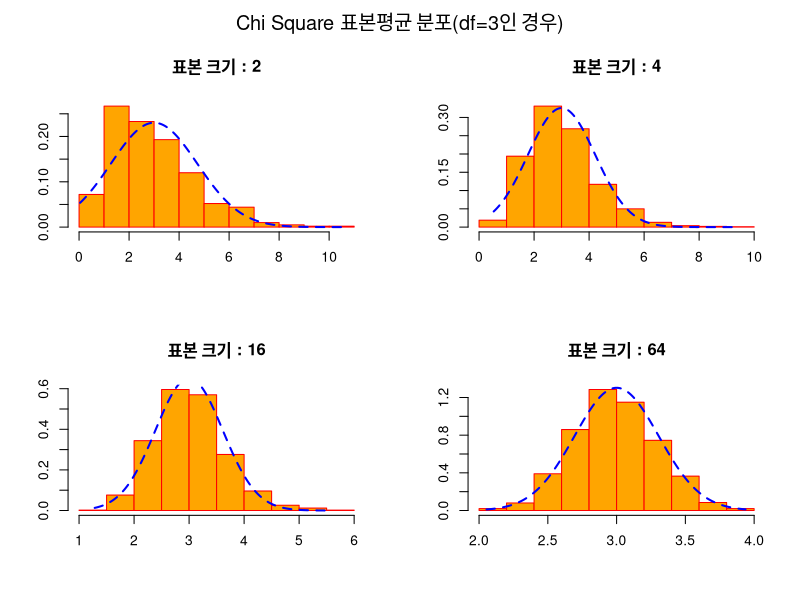
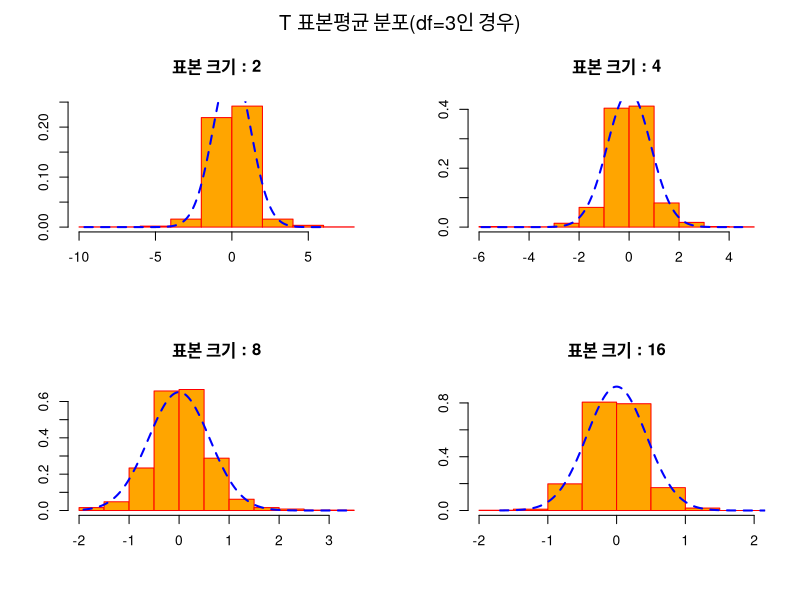
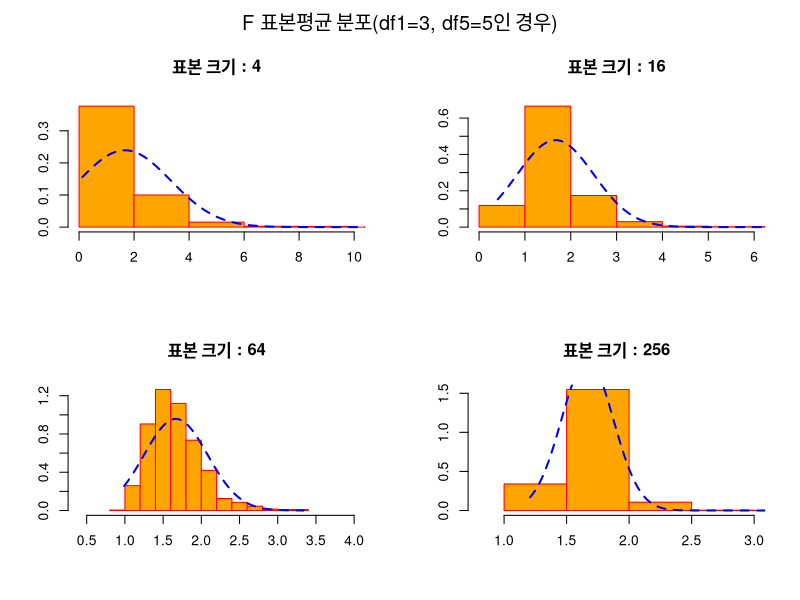
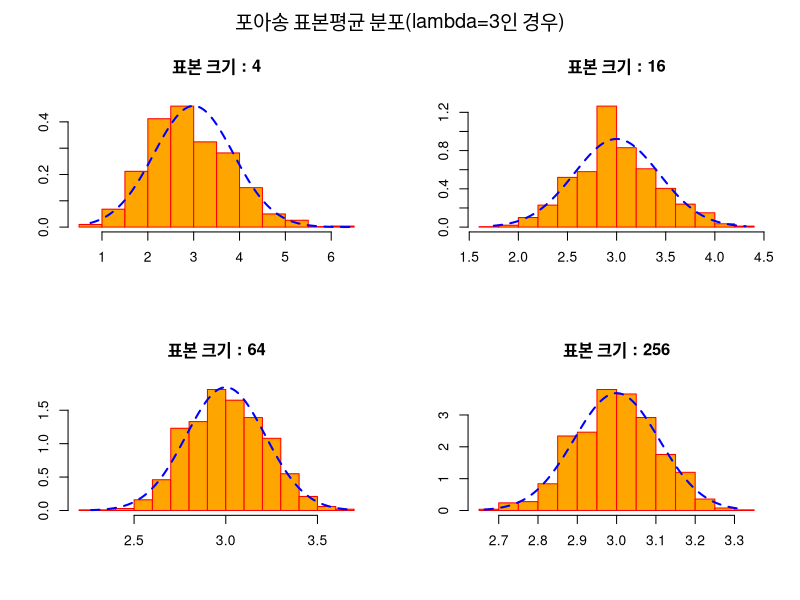

These charts were generated, in order, by the following R code:
# Chi Square 분포
n <- 1000
df <- 3
ch.2.mean <- rep(NA, n)
ch.4.mean <- rep(NA, n)
ch.16.mean <- rep(NA, n)
ch.64.mean <- rep(NA, n)

# 표본 크기별로 1000번의 표본추출로 표본평균을 구함
for(i in 1:n) {
  ch.2.mean[i] <- mean(rchisq(2, df=df))
  ch.4.mean[i] <- mean(rchisq(4, df=df))
  ch.16.mean[i] <- mean(rchisq(16, df=df))
  ch.64.mean[i] <- mean(rchisq(64, df=df))
}

# 표본평균들의 분포에서 평균과 표준편차
options(digits=4)
c(mean(ch.2.mean), sd(ch.2.mean))
c(mean(ch.4.mean), sd(ch.4.mean))
c(mean(ch.16.mean), sd(ch.16.mean))
c(mean(ch.64.mean), sd(ch.64.mean))

# chisq(df=3)의 평균과 표준편차
m <- df
s <- sqrt(2 * df)

par(mfrow=c(2,2), oma = c(0, 0, 2, 0))
hist(ch.2.mean, prob=T, main="표본 크기 : 2", 
     ylab="", xlab="", col="orange", border="red")
x1 <- seq(min(ch.2.mean), max(ch.2.mean), length=1000)
y1 <- dnorm(x=x1, mean=m, sd=s/sqrt(2))
lines(x1, y1, lty=2, lwd=2, col="blue")

hist(ch.4.mean, prob=T, main="표본 크기 : 4", 
     ylab="", xlab="", col="orange", border="red")
x2 <- seq(min(ch.4.mean), max(ch.4.mean), length=1000)
y2 <- dnorm(x=x2, mean=m, sd=s/sqrt(4))
lines(x2, y2, lty=2, lwd=2, col="blue")

hist(ch.16.mean, prob=T, main="표본 크기 : 16", 
     ylab="", xlab="", col="orange", border="red")
x3 <- seq(min(ch.16.mean), max(ch.16.mean), length=1000)
y3 <- dnorm(x=x3, mean=m, sd=s/sqrt(16))
lines(x3, y3, lty=2, lwd=2, col="blue")

hist(ch.64.mean, prob=T, main="표본 크기 : 64", 
     ylab="", xlab="", col="orange", border="red")
x4 <- seq(min(ch.64.mean), max(ch.64.mean), length=1000)
y4 <- dnorm(x=x4, mean=m, sd=s/sqrt(64))
lines(x4, y4, lty=2, lwd=2, col="blue")

mtext("Chi Square 표본평균 분포(df=3인 경우)", outer = TRUE, cex = 1.2)

# T 분포
n <- 1000
df <- 3
t.2.mean <- rep(NA, n)
t.4.mean <- rep(NA, n)
t.8.mean <- rep(NA, n)
t.16.mean <- rep(NA, n)

# 표본 크기별로 1000번의 표본추출로 표본평균을 구함
for(i in 1:n) {
  t.2.mean[i] <- mean(rt(2, df=df))
  t.4.mean[i] <- mean(rt(4, df=df))
  t.8.mean[i] <- mean(rt(8, df=df))
  t.16.mean[i] <- mean(rt(16, df=df))
}

# 표본평균들의 분포에서 평균과 표준편차
options(digits=4)
c(mean(t.2.mean), sd(t.2.mean))
c(mean(t.4.mean), sd(t.4.mean))
c(mean(t.8.mean), sd(t.8.mean))
c(mean(t.16.mean), sd(t.16.mean))

# t(df=3)의 평균과 표준편차
m <- 0
s <- sqrt(df / (df - 2))

par(mfrow=c(2,2), oma = c(0, 0, 2, 0))
hist(t.2.mean, prob=T, main="표본 크기 : 2", 
     ylab="", xlab="", col="orange", border="red")
x1 <- seq(min(t.2.mean), max(t.2.mean), length=1000)
y1 <- dnorm(x=x1, mean=m, sd=s/sqrt(2))
lines(x1, y1, lty=2, lwd=2, col="blue")

hist(t.4.mean, prob=T, main="표본 크기 : 4", 
     ylab="", xlab="", col="orange", border="red")
x2 <- seq(min(t.4.mean), max(t.4.mean), length=1000)
y2 <- dnorm(x=x2, mean=m, sd=s/sqrt(4))
lines(x2, y2, lty=2, lwd=2, col="blue")

hist(t.8.mean, prob=T, main="표본 크기 : 8", 
     ylab="", xlab="", col="orange", border="red")
x3 <- seq(min(t.8.mean), max(t.8.mean), length=1000)
y3 <- dnorm(x=x3, mean=m, sd=s/sqrt(8))
lines(x3, y3, lty=2, lwd=2, col="blue")

hist(t.16.mean, prob=T, main="표본 크기 : 16", 
     xlim=c(-2,2), ylim=c(0,0.9), 
     ylab="", xlab="", col="orange", border="red")
x4 <- seq(min(t.16.mean), max(t.16.mean), length=1000)
y4 <- dnorm(x=x4, mean=m, sd=s/sqrt(16))
lines(x4, y4, lty=2, lwd=2, col="blue")

mtext("T 표본평균 분포(df=3인 경우)", outer = TRUE, cex = 1.2)

# F 분포
n <- 1000
df1 <- 3; df2 <- 5
f.4.mean <- rep(NA, n)
f.16.mean <- rep(NA, n)
f.64.mean <- rep(NA, n)
f.256.mean <- rep(NA, n)

# 표본 크기별로 1000번의 표본추출로 표본평균을 구함
for(i in 1:n) {
  f.4.mean[i] <- mean(rf(4, df1=df1, df2=df2))
  f.16.mean[i] <- mean(rf(16, df1=df1, df2=df2))
  f.64.mean[i] <- mean(rf(64, df1=df1, df2=df2))
  f.256.mean[i] <- mean(rf(256, df1=df1, df2=df2))
}

# 표본평균들의 분포에서 평균과 표준편차
options(digits=4)
c(mean(f.4.mean), sd(f.4.mean))
c(mean(f.16.mean), sd(f.16.mean))
c(mean(f.64.mean), sd(f.64.mean))
c(mean(f.256.mean), sd(f.256.mean))

# f(df1=3, df2=5)의 평균과 표준편차
m <- df2 / (df2 - 2)
s <- sqrt(2 * df2^2 * (df1+df2-2) /(df1 * (df2-2)^2 * (df2-4)))

par(mfrow=c(2,2), oma = c(0, 0, 2, 0))
hist(f.4.mean, prob=T, main="표본 크기 : 4", 
     xlim=c(0,10),
     ylab="", xlab="", col="orange", border="red")
x1 <- seq(min(f.4.mean), max(f.4.mean), length=1000)
y1 <- dnorm(x=x1, mean=m, sd=s/sqrt(4))
lines(x1, y1, lty=2, lwd=2, col="blue")

hist(f.16.mean, prob=T, main="표본 크기 : 16", 
     xlim=c(0,6),
     ylab="", xlab="", col="orange", border="red")
x2 <- seq(min(f.16.mean), max(f.16.mean), length=1000)
y2 <- dnorm(x=x2, mean=m, sd=s/sqrt(16))
lines(x2, y2, lty=2, lwd=2, col="blue")

hist(f.64.mean, prob=T, main="표본 크기 : 64", 
     xlim=c(0.4,4),
     ylab="", xlab="", col="orange", border="red")
x3 <- seq(min(f.64.mean), max(f.64.mean), length=1000)
y3 <- dnorm(x=x3, mean=m, sd=s/sqrt(64))
lines(x3, y3, lty=2, lwd=2, col="blue")

hist(f.256.mean, prob=T, main="표본 크기 : 256", 
     xlim=c(0.8,3),
     ylab="", xlab="", col="orange", border="red")
x4 <- seq(min(f.256.mean), max(f.256.mean), length=1000)
y4 <- dnorm(x=x4, mean=m, sd=s/sqrt(256))
lines(x4, y4, lty=2, lwd=2, col="blue")

mtext("F 표본평균 분포(df1=3, df5=5인 경우)", outer = TRUE, cex = 1.2)

# 포아송(Poisson) 분포
n <- 1000
lambda <- 3
p.4.mean <- rep(NA, n)
p.16.mean <- rep(NA, n)
p.64.mean <- rep(NA, n)
p.256.mean <- rep(NA, n)

# 표본 크기별로 1000번의 표본추출로 표본평균을 구함
for(i in 1:n) {
  p.4.mean[i] <- mean(rpois(4, lambda=lambda))
  p.16.mean[i] <- mean(rpois(16, lambda=lambda))
  p.64.mean[i] <- mean(rpois(64, lambda=lambda))
  p.256.mean[i] <- mean(rpois(256, lambda=lambda))
}

# 표본평균들의 분포에서 평균과 표준편차
options(digits=4)
c(mean(p.4.mean), sd(p.4.mean))
c(mean(p.16.mean), sd(p.16.mean))
c(mean(p.64.mean), sd(p.64.mean))
c(mean(p.256.mean), sd(p.256.mean))

# pois(lambda=3)의 평균과 표준편차
m <- lambda
s <- sqrt(lambda)

par(mfrow=c(2,2), oma = c(0, 0, 2, 0))
hist(p.4.mean, prob=T, main="표본 크기 : 4", 
     #xlim=c(0,10),
     ylab="", xlab="", col="orange", border="red")
x1 <- seq(min(p.4.mean), max(p.4.mean), length=1000)
y1 <- dnorm(x=x1, mean=m, sd=s/sqrt(4))
lines(x1, y1, lty=2, lwd=2, col="blue")

hist(p.16.mean, prob=T, main="표본 크기 : 16", 
     #xlim=c(0,6),
     ylab="", xlab="", col="orange", border="red")
x2 <- seq(min(p.16.mean), max(p.16.mean), length=1000)
y2 <- dnorm(x=x2, mean=m, sd=s/sqrt(16))
lines(x2, y2, lty=2, lwd=2, col="blue")

hist(p.64.mean, prob=T, main="표본 크기 : 64", 
     #xlim=c(0.4,4),
     ylab="", xlab="", col="orange", border="red")
x3 <- seq(min(p.64.mean), max(p.64.mean), length=1000)
y3 <- dnorm(x=x3, mean=m, sd=s/sqrt(64))
lines(x3, y3, lty=2, lwd=2, col="blue")

hist(p.256.mean, prob=T, main="표본 크기 : 256", 
     #xlim=c(0.8,3),
     ylab="", xlab="", col="orange", border="red")
x4 <- seq(min(p.256.mean), max(p.256.mean), length=1000)
y4 <- dnorm(x=x4, mean=m, sd=s/sqrt(256))
lines(x4, y4, lty=2, lwd=2, col="blue")

mtext("포아송 표본평균 분포(lambda=3인 경우)", outer = TRUE, cex = 1.2)

par(mfrow=c(1,1), oma = c(0, 0, 0, 0))
